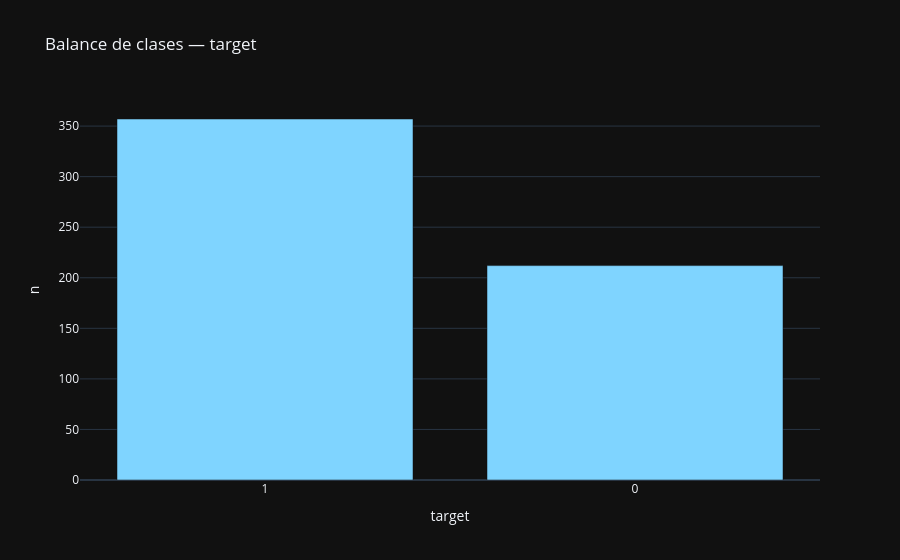

Notebook source saved alongside this figure:
### Code cell
# 2.3 Variable objetivo
TARGET = "target"
if TARGET and TARGET in df.columns:
    if "deep" == 'regresion':
        display(df[TARGET].describe().to_frame())
        px.histogram(df, x=TARGET, nbins=40, title=f'Distribución de {TARGET}').show()
    else:
        vc = df[TARGET].value_counts(dropna=False)
        display(pd.DataFrame({'n': vc, '%': (vc/len(df)*100).round(2)}))
        px.bar(x=vc.index.astype(str), y=vc.values, labels={'x': TARGET, 'y': 'n'},
               title=f'Balance de clases — {TARGET}').show()
        imb = vc.min()/vc.max()
        print(f'Ratio min/max de clases: {imb:.2f}' + ('  ⚠️ desbalanceado' if imb < 0.4 else ''))
else:
    print('Sin target supervisado en esta etapa.')

### Figure 1 — Plotly figure (JSON) as saved in the notebook; plotly's stock layout.template omitted (floating-point values rounded to 4 significant figures)
{"data": [{"hovertemplate": "target=%{x}<br>n=%{y}<extra></extra>", "legendgroup": "", "marker": {"color": "#7fd4ff", "pattern": {"shape": ""}}, "name": "", "orientation": "v", "showlegend": false, "textposition": "auto", "type": "bar", "x": ["1", "0"], "xaxis": "x", "y": [357, 212], "yaxis": "y"}], "layout": {"barmode": "relative", "legend": {"tracegroupgap": 0}, "title": {"text": "Balance de clases — target"}, "xaxis": {"anchor": "y", "domain": [0.0, 1.0], "title": {"text": "target"}}, "yaxis": {"anchor": "x", "domain": [0.0, 1.0], "title": {"text": "n"}}}}
